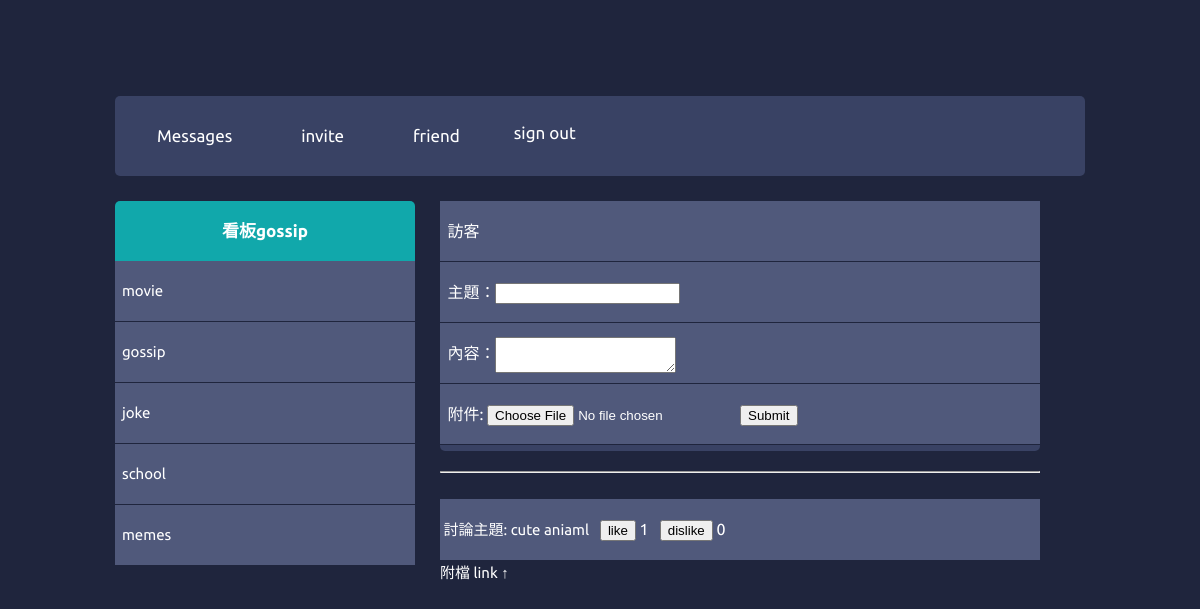
The app's page /finalproject/pancebook/dist/viewboard.php?&id=2 with its own data.
### tables this page shows
CREATE TABLE `dz_board` (
  `id` int(11) NOT NULL,
  `name` varchar(64) DEFAULT NULL
);

CREATE TABLE `dz_thread` (
  `id` int(11) NOT NULL,
  `root_thread_id` int(11) NOT NULL DEFAULT 0,
  `board_id` int(11) NOT NULL DEFAULT 0,
  `time` timestamp NOT NULL DEFAULT current_timestamp(),
  `username` varchar(32) DEFAULT NULL,
  `title` varchar(64) DEFAULT NULL,
  `content` varchar(1024) DEFAULT NULL,
  `ip` varchar(64) DEFAULT NULL,
  `fileupload` text DEFAULT NULL
);

### finalproject/pancebook/dist/viewboard.php (the view, shortened to what this page needs)
<?php
function getLikes($id, $dbh)
{
    $sql = "SELECT  * FROM rating_info
  		  WHERE post_id = $id AND rating_action='like'";
    $stmt = $dbh->prepare($sql);
    $stmt->execute();
    return $stmt->rowCount();
}
function getDislikes($id, $dbh)
{
    $sql = "SELECT * FROM rating_info
  		  WHERE post_id = $id AND rating_action='dislike'";
    $stmt = $dbh->prepare($sql);
    $stmt->execute();
    return $stmt->rowCount();
}
?>
<!DOCTYPE html>
<html lang="en">
<head>
    <link rel="stylesheet" href="css/stylei.css">
</head>
<body>
    <body>
        <div class="main-container">
            <header class="block">
                <ul class="header-menu horizontal-list">
                    <li>
                        <a class="header-menu-tab" href="#3"><span class="icon fontawesome-envelope scnd-font-color"></span>Messages</a>
                    </li>
                    <li>
                        <a class="header-menu-tab" href="#2"><span class="icon fontawesome-user scnd-font-color"></span>invite</a>
                    </li>
                    <li>
                        <a class="header-menu-tab" href="#5"><span class="icon fontawesome-star-empty scnd-font-color"></span>friend</a>
                    </li>
                    <li>
                        <a class="header-menu-tab" href="logout.php"><span></span>sign out</a>
                    </li>
                </ul>
            </header>
            <div class="left-container container">
                <div>
                    <?php
                    include("includes/pdoInc.php");
                    if (isset($_GET['id'])) {
                        $stmt = $dbh->prepare("SELECT * from dz_board where id = ?");
                        $stmt->execute([$_GET["id"]]);
                        if ($row = $stmt->fetch(PDO::FETCH_ASSOC)) {
                            echo '<h2 class="titular" style="background: #11a8ab;">看板' . $row["name"] . '</h2>';
                        } else {
                            echo '<meta http-equiv=REFRESH CONTENT=0;url=boardlist.php>';
                        }
                    } else {
                        echo '<meta http-equiv=REFRESH CONTENT=0;url=boardlist.php>';
                    }
                    echo '<ul>';
                    $stmt = $dbh->prepare("SELECT * from dz_board");
                    $stmt->execute();
                    while (($row = $stmt->fetch(PDO::FETCH_ASSOC))) {
                        echo ' <li>
                            <a class="menu-box-tab" href="viewboard.php?&id=' . $row['id'] . '" style="background: #50597b;"><span>&nbsp </span>' . $row["name"] . '</a>
                        </li> ';
                    }
                    ?>
                    </ul>
                </div>
            </div>
            <div class="middle-container container" style="width: 600px;height: 250px;">
                <div class="profile block" style="height: 250px;">
                    <form action="viewboard.php?&id=<?php echo $_GET["id"]; ?>" method="post" enctype="multipart/form-data">
                        <label class="menu-box-tab" style="background: #50597b;"><span>&nbsp <?php if (!empty($_SESSION["username"])) {
                                                                                                    echo "暱稱: " . $_SESSION["username"];
                                                                                                } else {
                                                                                                    echo "訪客";
                                                                                                }  ?></span></label>
                        <label class="menu-box-tab" " style=" background: #50597b;"><span>&nbsp <?php echo '主題：<input name="title" maxlength="100"><br>'; ?> </span></label>
                        <label class="menu-box-tab" " style=" background: #50597b;"><span>&nbsp <?php echo '內容：<textarea name="content" style="vertical-align: middle;" ></textarea>'; ?> </span></label>
                        <label class="menu-box-tab" " style=" background: #50597b;"><span>&nbsp <?php echo '附件: <input type="file" name="file">' . '<input type="submit" name="submit">'; ?> </span></label>
                    </form>
                    <br>
                    <hr>
                    <br>
                    <?php
                    $stmt = $dbh->prepare("SELECT * from dz_thread WHERE board_id = ? ORDER BY id");
                    $stmt->execute(array((int)$_GET['id']));
                    while ($row = $stmt->fetch(PDO::FETCH_ASSOC)) {
                        $newDir =   "./includes/uploads";
                        if ($row["fileupload"] == NULL) {
                            echo '<label class="menu-box-tab" " style=" background: #50597b;"><a href="viewThread.php?&id=' . $row['id'] . '">
                            <span>&nbsp' . "討論主題: " .  htmlspecialchars($row['title'])   . '</span>
                            </a>&nbsp
                            <button class="o-up like-btn" data-id="' . $row['id'] . '">like</button>
                            <span class="likes">' . getLikes($row['id'], $dbh) . ' </span>
                            &nbsp;
                            <button class="o-down dislike-btn" data-id="' . $row['id'] . '">dislike</button>
                            <span class="dislikes">' . getdisLikes($row['id'], $dbh) . '</span>
                            </label>  ';
                        } else {
                            echo '<label class="menu-box-tab" " style=" background: #50597b;"><a href="viewThread.php?&id=' . $row['id'] . '">
                            <span>&nbsp' . "討論主題: " .  htmlspecialchars($row['title'])   . '</span>
                            </a>&nbsp
                            <button class="o-up like-btn" data-id="' . $row['id'] . '">like</button>
                            <span class="likes">' . getLikes($row['id'], $dbh) . ' </span>
                            &nbsp;
                            <button class="o-down dislike-btn" data-id="' . $row['id'] . '">dislike</button>
                            <span class="dislikes">' . getdisLikes($row['id'], $dbh) . '</span>
                            </label>  <a href="' . $newDir .  $row['fileupload'] . '" download>附檔 link ↑</a>';
                        }
                    }
                    ?>
                </div>
            </div>
        </div>
    </body>
</body>
</html>

### records on screen
dz_board: name "gossip"
dz_board: name "movie"
dz_board: name "joke"
dz_board: name "school"
dz_board: name "memes"
dz_thread: title "cute aniaml", id "1", id "0"
